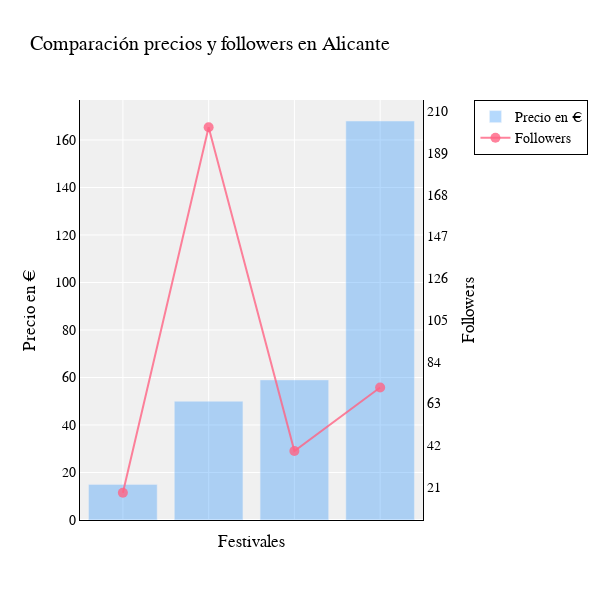

Notebook code for this chart:
### Markdown cell above
Un ejemplo de la función:

### Code cell
g =generate_graphics(festivales_concat_graf,'city','Alicante')
g.update_layout(
    width=600,  
    height=600 
    )

### Figure 1 — Plotly figure (JSON) as saved in the notebook; plotly's stock layout.template omitted (floating-point values rounded to 4 significant figures)
{"data": [{"marker": {"color": "rgba(50, 150, 250, 0.6)"}, "name": "Precio en €", "opacity": 0.6, "type": "bar", "x": ["ROCK TRIO - Bon Jovi, Queen & Aerosmith (Alicante)", "Spring Festival 2025", "Rabolagartija Festival 2025", "Leyendas del Rock 2025"], "y": [15, 49.99, 59, 168]}, {"connectgaps": true, "line": {"color": "rgba(255, 99, 132, 0.8)", "width": 2}, "marker": {"color": "rgba(255, 99, 132, 0.8)", "size": 10, "symbol": "circle"}, "mode": "lines+markers", "name": "Followers", "type": "scatter", "x": ["ROCK TRIO - Bon Jovi, Queen & Aerosmith (Alicante)", "Spring Festival 2025", "Rabolagartija Festival 2025", "Leyendas del Rock 2025"], "y": [18, 202, 39, 71], "yaxis": "y2"}], "layout": {"font": {"color": "black", "family": "Arial, sans-serif", "size": 14}, "height": 600, "legend": {"bgcolor": "rgba(255, 255, 255, 0.5)", "bordercolor": "black", "borderwidth": 1, "x": 1.15, "xanchor": "left", "y": 1, "yanchor": "top"}, "plot_bgcolor": "rgba(240, 240, 240, 0.95)", "title": {"text": "Comparación precios y followers en Alicante"}, "width": 600, "xaxis": {"autorange": true, "linecolor": "black", "range": [-0.5, 3.5], "showgrid": true, "showline": true, "showticklabels": false, "title": {"text": "Festivales"}, "type": "category", "zeroline": true}, "yaxis": {"autorange": true, "linecolor": "black", "range": [0, 176.8], "showgrid": true, "showline": true, "title": {"text": "Precio en €"}, "type": "linear", "zeroline": true}, "yaxis2": {"autorange": true, "linecolor": "black", "overlaying": "y", "range": [4.282, 215.7], "showgrid": false, "showline": true, "side": "right", "ticktext": [0, 21, 42, 63, 84, 105, 126, 147, 168, 189, 210], "tickvals": [0, 21, 42, 63, 84, 105, 126, 147, 168, 189, 210], "title": {"text": "Followers"}, "type": "linear"}}}
